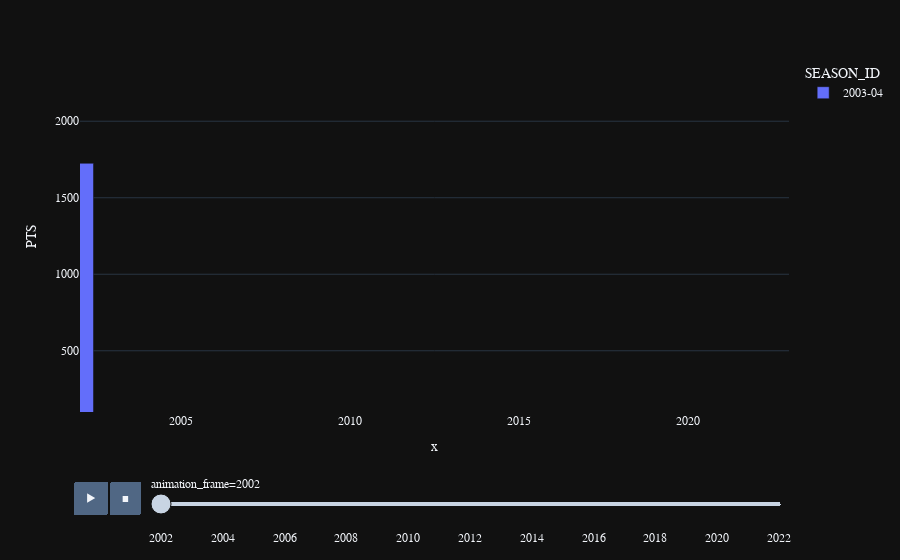

Write notebook code for a chart like this one.
### Code cell
fig = px.bar(career_df, hover_data = ["PTS"], 
                    x = [2002,2003,2004,2005,2006,2007,2008,2009,2010,2011,2012,2013,2014,2015,2016,2017,2018,2019,2020,2021,2022], y = "PTS",
                    range_x = (2002, 2023), range_y = (100, 2400),
                    hover_name = [2002,2003,2004,2005,2006,2007,2008,2009,2010,2011,2012,2013,2014,2015,2016,2017,2018,2019,2020,2021,2022],
                    animation_frame = [2002,2003,2004,2005,2006,2007,2008,2009,2010,2011,2012,2013,2014,2015,2016,2017,2018,2019,2020,2021,2022], range_color = (20, 25),
                    color = "SEASON_ID")

bar_font = dict(family = "PT Sans", size = 12)
fig.update_layout(template = "plotly_dark", font = bar_font)
fig.show()

### Figure 1 — Plotly figure (JSON) as saved in the notebook; plotly's stock layout.template omitted (floating-point values rounded to 4 significant figures)
{"data": [{"alignmentgroup": "True", "hovertemplate": "<b>%{hovertext}</b><br><br>SEASON_ID=2003-04<br>animation_frame=2002<br>x=%{x}<br>PTS=%{y}<extra></extra>", "hovertext": [2002], "legendgroup": "2003-04", "marker": {"color": "#636efa", "pattern": {"shape": ""}}, "name": "2003-04", "offsetgroup": "2003-04", "orientation": "v", "showlegend": true, "textposition": "auto", "type": "bar", "x": [2002], "xaxis": "x", "y": [1725], "yaxis": "y"}], "layout": {"barmode": "relative", "font": {"family": "PT Sans", "size": 12}, "legend": {"title": {"text": "SEASON_ID"}, "tracegroupgap": 0}, "margin": {"t": 60}, "sliders": [{"active": 0, "currentvalue": {"prefix": "animation_frame="}, "len": 0.9, "pad": {"b": 10, "t": 60}, "steps": [{"args": [["2002"], {"frame": {"duration": 0, "redraw": true}, "fromcurrent": true, "mode": "immediate", "transition": {"duration": 0, "easing": "linear"}}], "label": "2002", "method": "animate"}, {"args": [["2003"], {"frame": {"duration": 0, "redraw": true}, "fromcurrent": true, "mode": "immediate", "transition": {"duration": 0, "easing": "linear"}}], "label": "2003", "method": "animate"}, {"args": [["2004"], {"frame": {"duration": 0, "redraw": true}, "fromcurrent": true, "mode": "immediate", "transition": {"duration": 0, "easing": "linear"}}], "label": "2004", "method": "animate"}, {"args": [["2005"], {"frame": {"duration": 0, "redraw": true}, "fromcurrent": true, "mode": "immediate", "transition": {"duration": 0, "easing": "linear"}}], "label": "2005", "method": "animate"}, {"args": [["2006"], {"frame": {"duration": 0, "redraw": true}, "fromcurrent": true, "mode": "immediate", "transition": {"duration": 0, "easing": "linear"}}], "label": "2006", "method": "animate"}, {"args": [["2007"], {"frame": {"duration": 0, "redraw": true}, "fromcurrent": true, "mode": "immediate", "transition": {"duration": 0, "easing": "linear"}}], "label": "2007", "method": "animate"}, {"args": [["2008"], {"frame": {"duration": 0, "redraw": true}, "fromcurrent": true, "mode": "immediate", "transition": {"duration": 0, "easing": "linear"}}], "label": "2008", "method": "animate"}, {"args": [["2009"], {"frame": {"duration": 0, "redraw": true}, "fromcurrent": true, "mode": "immediate", "transition": {"duration": 0, "easing": "linear"}}], "label": "2009", "method": "animate"}, {"args": [["2010"], {"frame": {"duration": 0, "redraw": true}, "fromcurrent": true, "mode": "immediate", "transition": {"duration": 0, "easing": "linear"}}], "label": "2010", "method": "animate"}, {"args": [["2011"], {"frame": {"duration": 0, "redraw": true}, "fromcurrent": true, "mode": "immediate", "transition": {"duration": 0, "easing": "linear"}}], "label": "2011", "method": "animate"}, {"args": [["2012"], {"frame": {"duration": 0, "redraw": true}, "fromcurrent": true, "mode": "immediate", "transition": {"duration": 0, "easing": "linear"}}], "label": "2012", "method": "animate"}, {"args": [["2013"], {"frame": {"duration": 0, "redraw": true}, "fromcurrent": true, "mode": "immediate", "transition": {"duration": 0, "easing": "linear"}}], "label": "2013", "method": "animate"}, {"args": [["2014"], {"frame": {"duration": 0, "redraw": true}, "fromcurrent": true, "mode": "immediate", "transition": {"duration": 0, "easing": "linear"}}], "label": "2014", "method": "animate"}, {"args": [["2015"], {"frame": {"duration": 0, "redraw": true}, "fromcurrent": true, "mode": "immediate", "transition": {"duration": 0, "easing": "linear"}}], "label": "2015", "method": "animate"}, {"args": [["2016"], {"frame": {"duration": 0, "redraw": true}, "fromcurrent": true, "mode": "immediate", "transition": {"duration": 0, "easing": "linear"}}], "label": "2016", "method": "animate"}, {"args": [["2017"], {"frame": {"duration": 0, "redraw": true}, "fromcurrent": true, "mode": "immediate", "transition": {"duration": 0, "easing": "linear"}}], "label": "2017", "method": "animate"}, {"args": [["2018"], {"frame": {"duration": 0, "redraw": true}, "fromcurrent": true, "mode": "immediate", "transition": {"duration": 0, "easing": "linear"}}], "label": "2018", "method": "animate"}, {"args": [["2019"], {"frame": {"duration": 0, "redraw": true}, "fromcurrent": true, "mode": "immediate", "transition": {"duration": 0, "easing": "linear"}}], "label": "2019", "method": "animate"}, {"args": [["2020"], {"frame": {"duration": 0, "redraw": true}, "fromcurrent": true, "mode": "immediate", "transition": {"duration": 0, "easing": "linear"}}], "label": "2020", "method": "animate"}, {"args": [["2021"], {"frame": {"duration": 0, "redraw": true}, "fromcurrent": true, "mode": "immediate", "transition": {"duration": 0, "easing": "linear"}}], "label": "2021", "method": "animate"}, {"args": [["2022"], {"frame": {"duration": 0, "redraw": true}, "fromcurrent": true, "mode": "immediate", "transition": {"duration": 0, "easing": "linear"}}], "label": "2022", "method": "animate"}], "x": 0.1, "xanchor": "left", "y": 0, "yanchor": "top"}], "updatemenus": [{"buttons": [{"args": [null, {"frame": {"duration": 500, "redraw": true}, "fromcurrent": true, "mode": "immediate", "transition": {"duration": 500, "easing": "linear"}}], "label": "&#9654;", "method": "animate"}, {"args": [[null], {"frame": {"duration": 0, "redraw": true}, "fromcurrent": true, "mode": "immediate", "transition": {"duration": 0, "easing": "linear"}}], "label": "&#9724;", "method": "animate"}], "direction": "left", "pad": {"r": 10, "t": 70}, "showactive": false, "type": "buttons", "x": 0.1, "xanchor": "right", "y": 0, "yanchor": "top"}], "xaxis": {"anchor": "y", "domain": [0, 1], "range": [2002, 2023], "title": {"text": "x"}}, "yaxis": {"anchor": "x", "domain": [0, 1], "range": [100, 2400], "title": {"text": "PTS"}}}}
